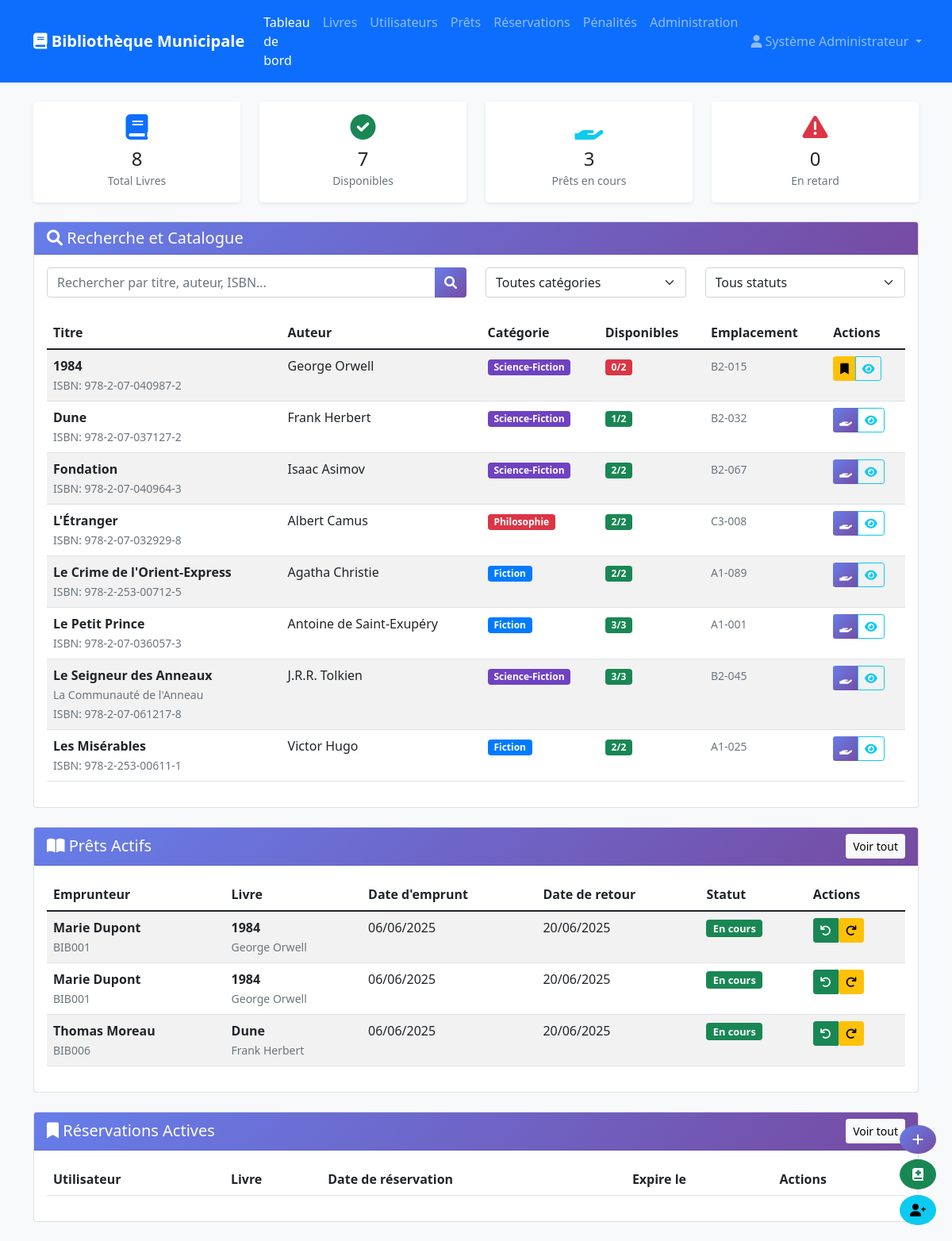
The app's page /index.php (signed in) with its own data.
### tables this page shows
CREATE TABLE `parametres` (
  `id` int(11) NOT NULL,
  `cle_param` varchar(100) NOT NULL,
  `valeur` text NOT NULL,
  `description` text DEFAULT NULL,
  `type` enum('string','int','float','boolean','json') DEFAULT 'string',
  `date_modification` timestamp NOT NULL DEFAULT current_timestamp() ON UPDATE current_timestamp()
);

CREATE TABLE `livres` (
  `id` int(11) NOT NULL,
  `isbn` varchar(20) DEFAULT NULL,
  `titre` varchar(200) NOT NULL,
  `sous_titre` varchar(200) DEFAULT NULL,
  `auteur_principal_id` int(11) DEFAULT NULL,
  `editeur_id` int(11) DEFAULT NULL,
  `annee_publication` year(4) DEFAULT NULL,
  `categorie_id` int(11) DEFAULT NULL,
  `langue` varchar(50) DEFAULT 'Français',
  `nombre_pages` int(11) DEFAULT NULL,
  `format` enum('poche','broché','relié','numérique') DEFAULT 'broché',
  `nombre_exemplaires` int(11) DEFAULT 1,
  `exemplaires_disponibles` int(11) DEFAULT 1,
  `exemplaires_reserves` int(11) DEFAULT 0,
  `description` text DEFAULT NULL,
  `resume` text DEFAULT NULL,
  `mots_cles` text DEFAULT NULL,
  `emplacement` varchar(100) DEFAULT NULL,
  `prix_achat` decimal(10,2) DEFAULT NULL,
  `date_acquisition` date DEFAULT curdate(),
  `etat_general` enum('excellent','bon','moyen','mauvais') DEFAULT 'bon',
  `image_couverture` varchar(255) DEFAULT NULL,
  `actif` tinyint(1) DEFAULT 1,
  `date_creation` timestamp NOT NULL DEFAULT current_timestamp(),
  `date_modification` timestamp NOT NULL DEFAULT current_timestamp() ON UPDATE current_timestamp()
);

CREATE TABLE `auteurs` (
  `id` int(11) NOT NULL,
  `nom` varchar(100) NOT NULL,
  `prenom` varchar(100) DEFAULT NULL,
  `biographie` text DEFAULT NULL,
  `date_naissance` date DEFAULT NULL,
  `date_deces` date DEFAULT NULL,
  `nationalite` varchar(50) DEFAULT NULL,
  `date_creation` timestamp NOT NULL DEFAULT current_timestamp()
);

CREATE TABLE `categories` (
  `id` int(11) NOT NULL,
  `nom` varchar(100) NOT NULL,
  `description` text DEFAULT NULL,
  `code` varchar(10) DEFAULT NULL,
  `couleur` varchar(7) DEFAULT '#007bff',
  `actif` tinyint(1) DEFAULT 1,
  `date_creation` timestamp NOT NULL DEFAULT current_timestamp()
);

CREATE TABLE `prets` (
  `id` int(11) NOT NULL,
  `numero_pret` varchar(20) NOT NULL,
  `utilisateur_id` int(11) NOT NULL,
  `livre_id` int(11) NOT NULL,
  `admin_id` int(11) DEFAULT NULL,
  `date_pret` date DEFAULT curdate(),
  `date_retour_prevue` date NOT NULL,
  `date_retour_effective` date DEFAULT NULL,
  `nombre_renouvellements` int(11) DEFAULT 0,
  `max_renouvellements` int(11) DEFAULT 2,
  `statut` enum('en_cours','retourne','en_retard','perdu','endommage') DEFAULT 'en_cours',
  `notes` text DEFAULT NULL,
  `date_creation` timestamp NOT NULL DEFAULT current_timestamp(),
  `date_modification` timestamp NOT NULL DEFAULT current_timestamp() ON UPDATE current_timestamp()
);

CREATE TABLE `utilisateurs` (
  `id` int(11) NOT NULL,
  `numero_carte` varchar(20) NOT NULL,
  `nom` varchar(100) NOT NULL,
  `prenom` varchar(100) NOT NULL,
  `email` varchar(150) NOT NULL,
  `telephone` varchar(20) DEFAULT NULL,
  `adresse` text DEFAULT NULL,
  `date_naissance` date DEFAULT NULL,
  `date_inscription` date DEFAULT curdate(),
  `date_expiration` date NOT NULL,
  `statut` enum('actif','suspendu','expire','inactif') DEFAULT 'actif',
  `type_abonnement` enum('standard','premium','etudiant') DEFAULT 'standard',
  `limite_prets` int(11) DEFAULT 3,
  `photo` varchar(255) DEFAULT NULL,
  `notes` text DEFAULT NULL,
  `date_creation` timestamp NOT NULL DEFAULT current_timestamp(),
  `date_modification` timestamp NOT NULL DEFAULT current_timestamp() ON UPDATE current_timestamp()
);

### index.php (the view, shortened to what the rows shown need)
<?php
require_once 'config/database.php';
require_once 'classes/Livre.php';
require_once 'classes/Pret.php';
$livre = new Livre();
$pret = new Pret();
$filtres = [
    'categorie' => $_GET['categorie'] ?? '',
    'statut' => $_GET['statut'] ?? ''
];
$terme_recherche = $_GET['recherche'] ?? '';
if ($terme_recherche) {
    $livres = $livre->rechercher($terme_recherche, $filtres);
} else {
    $livres = $livre->listerTous(20, 0, $filtres);
}
$prets_actifs = $pret->listerPretsActifs();
?>
<!DOCTYPE html>
<html lang="fr">
<head>
    <link href="https://cdn.jsdelivr.net/npm/bootstrap@5.1.3/dist/css/bootstrap.min.css" rel="stylesheet">
    <link href="https://cdnjs.cloudflare.com/ajax/libs/font-awesome/6.0.0/css/all.min.css" rel="stylesheet">
</head>
<body class="bg-light">
    <nav class="navbar navbar-expand-lg navbar-dark bg-primary">
        <div class="container">
            <a class="navbar-brand" href="index.php">
                <i class="fas fa-book"></i> <?= getParametre('nom_bibliotheque', 'Bibliothèque') ?>
            </a>
            <div class="collapse navbar-collapse" id="navbarNav">
                <div class="navbar-nav me-auto">
                </div>
                <div class="navbar-nav">
                </div>
            </div>
        </div>
    </nav>
    <div class="container mt-4">
        <div class="card mb-4" id="livres">
            <div class="card-body">
                <div class="table-responsive">
                    <table class="table table-striped">
                        <thead>
                            <tr>
                                <th>Titre</th>
                                <th>Auteur</th>
                                <th>Catégorie</th>
                                <th>Disponibles</th>
                                <th>Emplacement</th>
                                <th>Actions</th>
                            </tr>
                        </thead>
                        <tbody>
                            <?php foreach ($livres as $livre_item): ?>
                                <tr>
                                    <td>
                                        <strong><?= htmlspecialchars($livre_item['titre']) ?></strong>
                                        <?php if ($livre_item['sous_titre']): ?>
                                            <br><small class="text-muted"><?= htmlspecialchars($livre_item['sous_titre']) ?></small>
                                        <?php endif; ?>
                                        <?php if ($livre_item['isbn']): ?>
                                            <br><small class="text-muted">ISBN: <?= htmlspecialchars($livre_item['isbn']) ?></small>
                                        <?php endif; ?>
                                    </td>
                                    <td>
                                        <?php if ($livre_item['auteur_prenom'] && $livre_item['auteur_nom']): ?>
                                            <?= htmlspecialchars($livre_item['auteur_prenom'] . ' ' . $livre_item['auteur_nom']) ?>
                                        <?php else: ?>
                                            <span class="text-muted">Non renseigné</span>
                                        <?php endif; ?>
                                    </td>
                                    <td>
                                        <?php if ($livre_item['categorie_nom']): ?>
                                            <span class="badge" style="background-color: <?= $livre_item['categorie_couleur'] ?>">
                                                <?= htmlspecialchars($livre_item['categorie_nom']) ?>
                                            </span>
                                        <?php else: ?>
                                            <span class="badge bg-secondary">Non classé</span>
                                        <?php endif; ?>
                                    </td>
                                    <td>
                                        <span class="badge <?= $livre_item['exemplaires_disponibles'] > 0 ? 'bg-success' : 'bg-danger' ?>">
                                            <?= $livre_item['exemplaires_disponibles'] ?>/<?= $livre_item['nombre_exemplaires'] ?>
                                        </span>
                                    </td>
                                    <td>
                                        <small class="text-muted"><?= htmlspecialchars($livre_item['emplacement'] ?? 'Non défini') ?></small>
                                    </td>
                                    <td>
                                        <div class="btn-group btn-group-sm">
                                            <?php if ($livre_item['exemplaires_disponibles'] > 0): ?>
                                                <button class="btn btn-primary" data-bs-toggle="modal"
                                                        data-bs-target="#modalEmprunter"
                                                        data-livre-id="<?= $livre_item['id'] ?>"
                                                        data-livre-titre="<?= htmlspecialchars($livre_item['titre']) ?>">
                                                    <i class="fas fa-hand-holding"></i>
                                                </button>
                                            <?php else: ?>
                                                <button class="btn btn-warning" data-bs-toggle="modal"
                                                        data-bs-target="#modalReserver"
                                                        data-livre-id="<?= $livre_item['id'] ?>"
                                                        data-livre-titre="<?= htmlspecialchars($livre_item['titre']) ?>">
                                                    <i class="fas fa-bookmark"></i>
                                                </button>
                                            <?php endif; ?>
                                            <a href="livre-details.php?id=<?= $livre_item['id'] ?>" class="btn btn-outline-info">
                                                <i class="fas fa-eye"></i>
                                            </a>
                                        </div>
                                    </td>
                                </tr>
                            <?php endforeach; ?>
                        </tbody>
                    </table>
                </div>
            </div>
        </div>
        <div class="card mb-4" id="prets">
            <div class="card-body">
                <div class="table-responsive">
                    <table class="table table-striped">
                        <thead>
                            <tr>
                                <th>Emprunteur</th>
                                <th>Livre</th>
                                <th>Date d'emprunt</th>
                                <th>Date de retour</th>
                                <th>Statut</th>
                                <th>Actions</th>
                            </tr>
                        </thead>
                        <tbody>
                            <?php
                            $prets_limites = array_slice($prets_actifs, 0, 10);
                            foreach ($prets_limites as $pret_item):
                            ?>
                                <tr>
                                    <td>
                                        <strong><?= htmlspecialchars($pret_item['prenom'] . ' ' . $pret_item['nom']) ?></strong>
                                        <br><small class="text-muted"><?= htmlspecialchars($pret_item['numero_carte']) ?></small>
                                    </td>
                                    <td>
                                        <strong><?= htmlspecialchars($pret_item['titre']) ?></strong>
                                        <?php if ($pret_item['auteur_prenom'] && $pret_item['auteur_nom']): ?>
                                            <br><small class="text-muted"><?= htmlspecialchars($pret_item['auteur_prenom'] . ' ' . $pret_item['auteur_nom']) ?></small>
                                        <?php endif; ?>
                                    </td>
                                    <td><?= date('d/m/Y', strtotime($pret_item['date_pret'])) ?></td>
                                    <td>
                                        <?= date('d/m/Y', strtotime($pret_item['date_retour_prevue'])) ?>
                                    </td>
                                    <td>
                                        <span class="badge status-badge <?= $pret_item['statut_reel'] == 'en_retard' ? 'bg-danger overdue' : 'bg-success' ?>">
                                            <?= $pret_item['statut_reel'] == 'en_retard' ? 'En retard' : 'En cours' ?>
                                        </span>
                                    </td>
                                    <td>
                                        <div class="btn-group btn-group-sm">
                                            <button class="btn btn-success" data-bs-toggle="modal"
                                                    data-bs-target="#modalRetourner"
                                                    data-pret-id="<?= $pret_item['id'] ?>"
                                                    data-livre-titre="<?= htmlspecialchars($pret_item['titre']) ?>"
                                                    data-utilisateur-nom="<?= htmlspecialchars($pret_item['prenom'] . ' ' . $pret_item['nom']) ?>">
                                                <i class="fas fa-undo"></i>
                                            </button>
                                            <?php if ($pret_item['nombre_renouvellements'] < $pret_item['max_renouvellements']): ?>
                                                <form method="POST" style="display: inline;">
                                                    <button type="submit" class="btn btn-warning btn-sm"
                                                            onclick="return confirm('Renouveler ce prêt ?')">
                                                        <i class="fas fa-redo"></i>
                                                    </button>
                                                </form>
                                            <?php endif; ?>
                                        </div>
                                    </td>
                                </tr>
                            <?php endforeach; ?>
                        </tbody>
                    </table>
                </div>
            </div>
        </div>
        <div class="card mb-4" id="reservations">
            <div class="card-body">
                <div class="table-responsive">
                    <table class="table table-striped">
                        <thead>
                            <tr>
                                <th>Utilisateur</th>
                                <th>Livre</th>
                                <th>Date de réservation</th>
                                <th>Expire le</th>
                                <th>Actions</th>
                            </tr>
                        </thead>
                    </table>
                </div>
            </div>
        </div>
    </div>
</body>
</html>

### records on screen
parametres: valeur "Bibliothèque Municipale"
livres: titre "1984", isbn "978-2-07-040987-2", auteur_principal.nom "George Orwell", categorie.nom "Science-Fiction", exemplaires_disponibles "0", nombre_exemplaires "2", emplacement "B2-015"
livres: titre "Dune", isbn "978-2-07-037127-2", auteur_principal.nom "Frank Herbert", categorie.nom "Science-Fiction", exemplaires_disponibles "1", nombre_exemplaires "2", emplacement "B2-032"
livres: titre "Fondation", isbn "978-2-07-040964-3", auteur_principal.nom "Isaac Asimov", categorie.nom "Science-Fiction", exemplaires_disponibles "2", nombre_exemplaires "2", emplacement "B2-067"
livres: titre "L'Étranger", isbn "978-2-07-032929-8", auteur_principal.nom "Albert Camus", categorie.nom "Philosophie", exemplaires_disponibles "2", nombre_exemplaires "2", emplacement "C3-008"
livres: titre "Le Crime de l'Orient-Express", isbn "978-2-253-00712-5", auteur_principal.nom "Agatha Christie", categorie.nom "Fiction", exemplaires_disponibles "2", nombre_exemplaires "2", emplacement "A1-089"
livres: titre "Le Petit Prince", isbn "978-2-07-036057-3", auteur_principal.nom "Antoine de Saint-Exupéry", categorie.nom "Fiction", exemplaires_disponibles "3", nombre_exemplaires "3", emplacement "A1-001"
livres: titre "Le Seigneur des Anneaux", sous_titre "La Communauté de l'Anneau", isbn "978-2-07-061217-8", auteur_principal.nom "J.R.R. Tolkien", categorie.nom "Science-Fiction", exemplaires_disponibles "3", nombre_exemplaires "3", emplacement "B2-045"
livres: titre "Les Misérables", isbn "978-2-253-00611-1", auteur_principal.nom "Victor Hugo", categorie.nom "Fiction", exemplaires_disponibles "2", nombre_exemplaires "2", emplacement "A1-025"
prets: utilisateur.nom "Marie Dupont", utilisateur.numero_carte "BIB001", livre.titre "1984", auteurs.prenom+nom "George Orwell", date_pret "06/06/2025", date_retour_prevue "20/06/2025"
prets: utilisateur.nom "Marie Dupont", utilisateur.numero_carte "BIB001", livre.titre "1984", auteurs.prenom+nom "George Orwell", date_pret "06/06/2025", date_retour_prevue "20/06/2025"
prets: utilisateur.nom "Thomas Moreau", utilisateur.numero_carte "BIB006", livre.titre "Dune", auteurs.prenom+nom "Frank Herbert", date_pret "06/06/2025", date_retour_prevue "20/06/2025"

### other values on screen
$_SESSION['admin_nom'] "Système Administrateur"
$stats_livres['total_livres'] "8"
$stats_livres['livres_disponibles'] "7"
$stats_prets['prets_en_cours'] "3"
$stats_prets['prets_en_retard'] "0"
